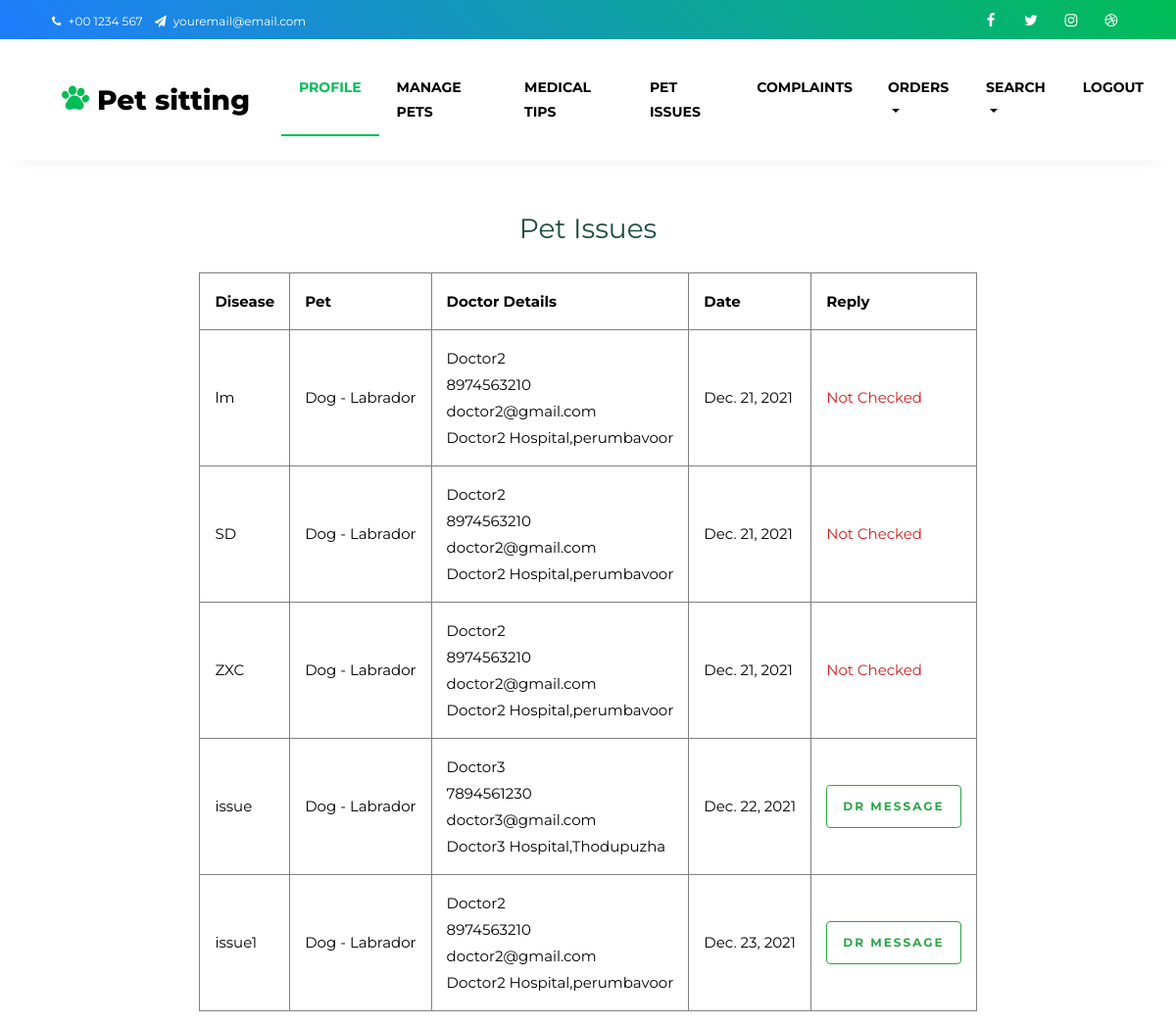
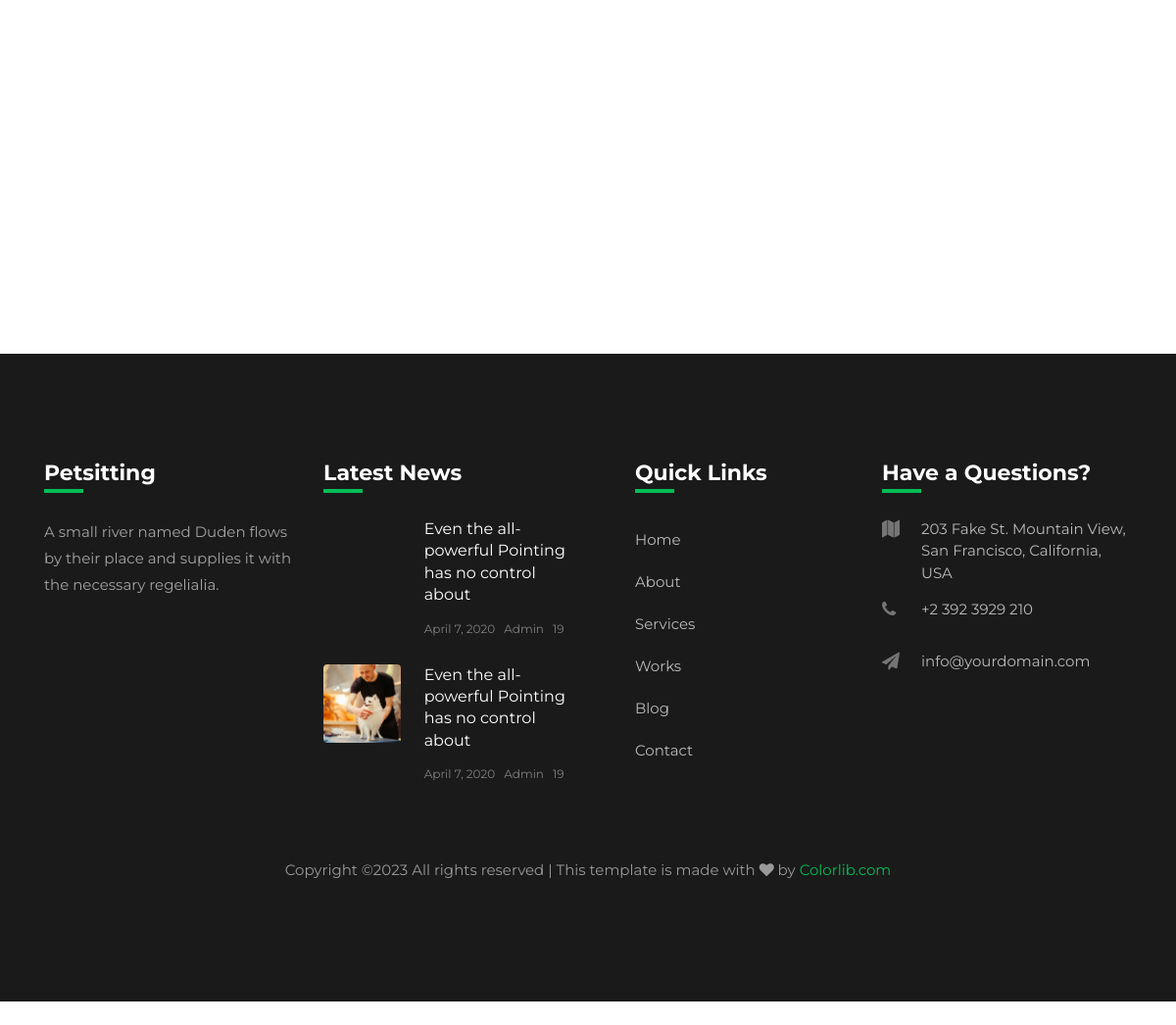
Page /petowner/Mypetissues/ (signed in) on the committed database (2 pictures, top to bottom).
### PetOwner/models.py (models this page shows)
class PetDisease(models.Model):
    Disease=models.TextField(null=False)
    Pet=models.ForeignKey(Pet,on_delete=models.CASCADE)
    PetOwner=models.ForeignKey(Customer,on_delete=models.CASCADE)
    Doctor=models.ForeignKey(Doctor,on_delete=models.SET_NULL,null=True)
    Date=models.DateField(auto_now=True)
    DrMessage=models.CharField(max_length=500,null=True)
    DrDesc=models.CharField(max_length=1000,null=True)
    DrDate=models.DateField(null=True)
    DrTime=models.CharField(max_length=10,null=True)
    DrMeetingCode=models.CharField(max_length=1000,null=True)
    Status=models.BooleanField(default=0)
    FeesStatus=models.BooleanField(default=0)
    class Meta:
        ordering=["Status","Date"]

class Pet(models.Model):
    Petcolor=models.CharField(max_length=20,null=False)
    PetGender=models.CharField(max_length=20,null=False)
    PetBreed=models.CharField(max_length=20,null=False)
    PetSubCategory=models.ForeignKey(SubCategory,on_delete=models.CASCADE)
    PetBreedCombination1=models.CharField(max_length=20,null=True)
    PetBreedCombination2=models.CharField(max_length=20,null=True)
    PetImage=models.FileField(upload_to="Uploads/PetImage/",null=False)
    PetCertificate=models.FileField(upload_to="Uploads/PetCertificate/",null=False)
    PetCertificateId=models.CharField(max_length=20,null=False)
    PetOwner=models.ForeignKey(Customer,on_delete=models.CASCADE)

### BasicEntry/models.py (models this page shows)
class SubCategory(models.Model):
    SubCategory=models.CharField("SubCategory",max_length=20,null=False,unique=True)
    PetCategory=models.ForeignKey(PetCategory,on_delete=models.CASCADE)
    def __str__(self):
        return self.SubCategory

class PetCategory(models.Model):
    PetCategory=models.CharField("PetCategory",max_length=20,null=False,unique=True)
    def __str__(self):
        return self.PetCategory

### Admin/models.py (models this page shows, shortened)
class Doctor(models.Model):
    District=models.ForeignKey(District,on_delete=models.SET_NULL,null=True)
    DoctorName=models.CharField(max_length=20,null=False)
    DoctorGender=models.CharField(max_length=20,null=False,choices=gender)
    DoctorContact=models.CharField(max_length=20,null=False)
    DoctorEmail=models.EmailField(max_length=20,null=False,unique=True)
    HospitalAddress=models.TextField(null=False)
    QualCertificate=models.FileField(upload_to="Uploads/DoctorCertificate/",null=False)
    DoctorPhoto=models.FileField(upload_to="Uploads/DoctorImage/",null=False)
    DoctorUsername=models.CharField(max_length=20,null=False)
    DoctorPassword=models.CharField(max_length=20,null=False)

### PetOwner/views.py (the view)
# urls.py: path('Mypetissues/',views.MyPetIssues,name="petowner-petissues"),
def MyPetIssues(request):
    issues=PetDisease.objects.filter(PetOwner=request.session['PetOwnerid'])
    return render(request,'PetOwner/MyPetIssues.html',{'issues':issues})

### PetOwner/templates/PetOwner/MyPetIssues.html
{%  extends 'Guest/HeaderOwner.html' %}
{% load static %}
{% block content %}
<center><h3 class="mt-5 mb-4" style="color: rgb(31, 78, 64);">Pet Issues</h3></center>
    <table align="center" border=1 style="border-collapse: collapse;" cellpadding=15>
        <tr>
            <th>Disease</th>
            <th>Pet</th>
            <th>Doctor Details</th>
            <th>Date</th>
            <th>Reply</th>
        </tr>
        {% for data in issues %}
        <tr>
            <td>{{data.Disease}}</td>
            <td>{{data.Pet.PetSubCategory.PetCategory}} - {{data.Pet.PetSubCategory}}</td>
            <td>{{data.Doctor.DoctorName}} <br>
                {{data.Doctor.DoctorContact}} <br>
                {{data.Doctor.DoctorEmail}} <br>
                {{data.Doctor.HospitalAddress}}
            </td>
            <td>{{data.Date}}</td>
            {% if data.Status == True %}
                <td><a href="{% url 'PetOwner:Drmessage' data.id %}" class="btn btn-outline-success">Dr Message</a></td>
            {% else %}
                <td style="color:rgb(209, 33, 33)">Not Checked</td>
            {% endif %}
        </tr>
        {% endfor %}
    </table>
    <br><br><br><br><br><br><br><br><br><br><br><br><br>
    {%  include 'Guest/Footer.html' %}
    {% endblock %}

### rows in the picture
PetDisease: Disease "lm", Pet.PetSubCategory.PetCategory "Dog", Pet.PetSubCategory "Labrador", Doctor.DoctorName "Doctor2", Doctor.DoctorContact "8974563210", Doctor.DoctorEmail "doctor2@gmail.com", Doctor.HospitalAddress "Doctor2 Hospital,perumbavoor", Date "Dec. 21, 2021", Status "Not Checked"
PetDisease: Disease "SD", Pet.PetSubCategory.PetCategory "Dog", Pet.PetSubCategory "Labrador", Doctor.DoctorName "Doctor2", Doctor.DoctorContact "8974563210", Doctor.DoctorEmail "doctor2@gmail.com", Doctor.HospitalAddress "Doctor2 Hospital,perumbavoor", Date "Dec. 21, 2021", Status "Not Checked"
PetDisease: Disease "ZXC", Pet.PetSubCategory.PetCategory "Dog", Pet.PetSubCategory "Labrador", Doctor.DoctorName "Doctor2", Doctor.DoctorContact "8974563210", Doctor.DoctorEmail "doctor2@gmail.com", Doctor.HospitalAddress "Doctor2 Hospital,perumbavoor", Date "Dec. 21, 2021", Status "Not Checked"
PetDisease: Disease "issue", Pet.PetSubCategory.PetCategory "Dog", Pet.PetSubCategory "Labrador", Doctor.DoctorName "Doctor3", Doctor.DoctorContact "7894561230", Doctor.DoctorEmail "doctor3@gmail.com", Doctor.HospitalAddress "Doctor3 Hospital,Thodupuzha", Date "Dec. 22, 2021", Status "DR MESSAGE"
PetDisease: Disease "issue1", Pet.PetSubCategory.PetCategory "Dog", Pet.PetSubCategory "Labrador", Doctor.DoctorName "Doctor2", Doctor.DoctorContact "8974563210", Doctor.DoctorEmail "doctor2@gmail.com", Doctor.HospitalAddress "Doctor2 Hospital,perumbavoor", Date "Dec. 23, 2021", Status "DR MESSAGE"
